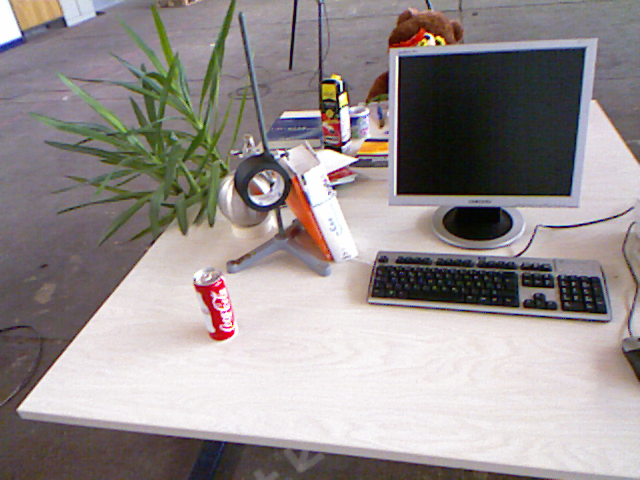
//> input picture ch7/1311867720.277071.png, 640 x 480 px
$ ./feature_extraction 1311867720.277071.png 1311867787.522060.png   (built with g++ and OpenCV 4)
//> lines starting //> are read from the running program, lines starting //| are printed output that depends on the picture
#include <iostream>
// 引入opencv的core,feature2d,highgui的模块
// 注释掉的是opencv2的写法
#include <opencv2/core/core.hpp>
#include <opencv2/features2d/features2d.hpp>
#include <opencv2/highgui/highgui.hpp>

using namespace std;
using namespace cv;

int main ( int argc, char** argv )
{
    if ( argc != 3 )
    {
        cout<<"usage: feature_extraction img1 img2"<<endl;
        return 1;
    }
    //-- 读取图像，所以在命令行要给予输入，这里的CV_LOAD_IMAGE_COLOR也可以改成1
    Mat img_1 = imread ( argv[1], CV_LOAD_IMAGE_COLOR );
//> img_1 is the input picture: 480 rows x 640 cols, CV_8UC3; mean B, G, R 142.6, 142.8, 150.3
    Mat img_2 = imread ( argv[2], CV_LOAD_IMAGE_COLOR );
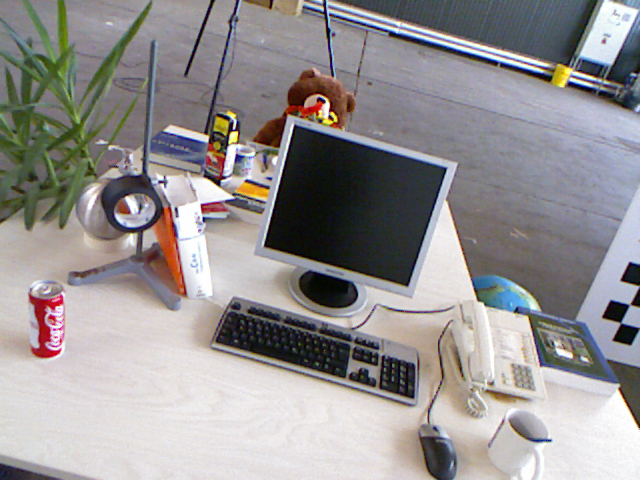
//> input picture ch7/1311867787.522060.png, 640 x 480 px
//> img_2 is the input picture: 480 rows x 640 cols, CV_8UC3; mean B, G, R 146.7, 146.1, 149.6

    //-- 初始化，以vector的形式存储keypoints，类型是cv::KeyPoint
    std::vector<KeyPoint> keypoints_1, keypoints_2;
    Mat descriptors_1, descriptors_2;
    // 分别创建FAST角点，ORB的BRIEF描述子，以及匹配的对象，都是以指针的形式
    // 默认检测500个特征点，可以用creat(1000)来改变检测的数量
    // Ptr<FeatureDetector> detector = FeatureDetector::create(detector_name);
    // Ptr<DescriptorExtractor> descriptor = DescriptorExtractor::create(descriptor_name);
    Ptr<FeatureDetector> detector = ORB::create();
    Ptr<DescriptorExtractor> descriptor = ORB::create();
    // 由于用的特征是ORB，descriptor是二进制的，所以使用汉明距离，而且这里直接就是暴力穷举
    Ptr<DescriptorMatcher> matcher  = DescriptorMatcher::create ( "BruteForce-Hamming" );

    // detector是指针，所以用->表示*detector.
    // detect和compute都是结构体里的函数
    //-- 第一步:检测 Oriented FAST 角点位置
    detector->detect ( img_1,keypoints_1 );
//> keypoints_1 = 500 keypoints; strongest (x, y, size): (428, 37, 31), (427, 37, 37.2), (344, 143, 31), (436, 42, 37.2)
    detector->detect ( img_2,keypoints_2 );
//> keypoints_2 = 500 keypoints; strongest (x, y, size): (236, 132, 31), (324, 101, 31), (331, 110, 31), (323, 101, 37.2)

    //-- 第二步:根据角点位置计算 BRIEF 描述子
    // 这里descriptors是OpenCV的OutputArray属性
    descriptor->compute ( img_1, keypoints_1, descriptors_1 );
    descriptor->compute ( img_2, keypoints_2, descriptors_2 );

    Mat outimg1;
    // opencv的自带visualization函数
    drawKeypoints( img_1, keypoints_1, outimg1, Scalar::all(-1), DrawMatchesFlags::DEFAULT );
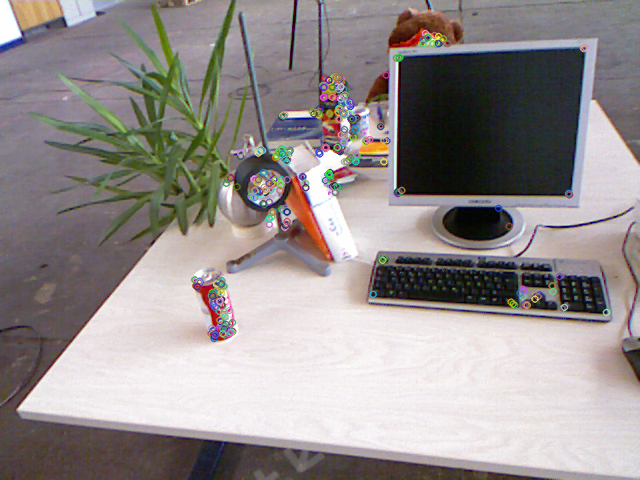
//> outimg1: 480 rows x 640 cols, CV_8UC3; mean B, G, R 142.5, 142.8, 149.6
    imshow("ORB Feature Points", outimg1);
    waitKey(0);
    Mat outimg2;
    drawKeypoints( img_2, keypoints_2, outimg2, Scalar::all(-1), DrawMatchesFlags::DEFAULT );
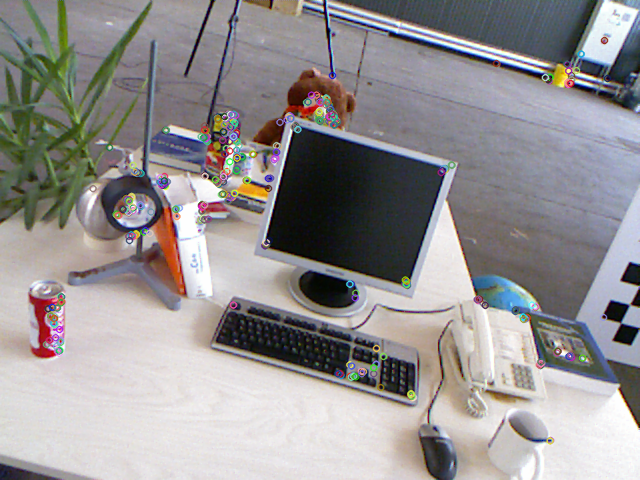
//> outimg2: 480 rows x 640 cols, CV_8UC3; mean B, G, R 146.7, 146, 149.3
    imshow("ORB Feature Points", outimg2);
    waitKey(0);

    //-- 第三步:对两幅图像中的BRIEF描述子进行匹配，使用 Hamming 距离
    // DMatch是cv里定义的class，用来匹配特征点，是private的
    vector<DMatch> matches;
    // BFMatcher matcher ( NORM_HAMMING );
    matcher->match ( descriptors_1, descriptors_2, matches );
//> matches = 500 matches

    //-- 第四步:匹配点对筛选
    // 这一步很重要，相当于加一个threshold
    double min_dist=10000, max_dist=0;

    // 找出所有匹配之间的最小距离和最大距离, 即是最相似的和最不相似的两组点之间的距离
    // 在doc里写了，descriptors是按行排列的
    // row=500, col=32，即找到了500个匹配，每个描述子的维度应该是32维
    cout<<"row is "<<descriptors_1.rows<<endl;
//| row is 500
    cout<<"col is "<<descriptors_1.cols<<endl;
//| col is 32
    for ( int i = 0; i < descriptors_1.rows; i++ )
    {
        // matches中的distance值表示descriptor之间的距离
        double dist = matches[i].distance;
        // 寻找最小和最大值
        if ( dist < min_dist ) min_dist = dist;
        if ( dist > max_dist ) max_dist = dist;
    }
//> this loop made 500 passes
//> (dist, min_dist, max_dist) on pass 1: (62, 62, 62)
//> (dist, max_dist) on passes 5, 7, 10, 15, 79, 93: (74, 74), (75, 75), (78, 78), (82, 82), (83, 83), (86, 86)
//> after the loop, min_dist = 11; max_dist = 95

    // 以下是上面部分代码利用C++11新特性后的简写版，用到了lambda函数
    // 用法：[ captures ] ( params ) { body }, captures can be omitted, body is Function body
    // 具体见：https://en.cppreference.com/w/cpp/language/lambda
    // min_element是std::vector的Iterator
    // 用begin和end表示range，从而找到matches里的最小距离
    // 这里要用const的原因是，在比较过程中，不允许修改内容
    min_dist = min_element( matches.begin(), matches.end(), [](const DMatch& m1, const DMatch& m2) {return m1.distance<m2.distance;} )->distance;
    max_dist = max_element( matches.begin(), matches.end(), [](const DMatch& m1, const DMatch& m2) {return m1.distance<m2.distance;} )->distance;

    printf ( "-- Max dist : %f \n", max_dist );
//| -- Max dist : 95.000000
    printf ( "-- Min dist : %f \n", min_dist );
//| -- Min dist : 11.000000

    // 当描述子之间的距离大于两倍的最小距离时,即认为匹配有误.
    // 但有时候最小距离会非常小,设置一个经验值30作为下限.
    std::vector< DMatch > good_matches;
    for ( int i = 0; i < descriptors_1.rows; i++ )
    {
        // 注意这里是30.0，如果是30就会报错，因为max要求输入double型
        if ( matches[i].distance <= max ( 2*min_dist, 30.0 ) )
        {
            // 保存好的结果，且只保存距离信息，内含index信息
            good_matches.push_back ( matches[i] );
        }
    }
//> after the loop, good_matches = 72 matches

    //-- 第五步:绘制匹配结果
    Mat img_match;
    drawMatches ( img_1, keypoints_1, img_2, keypoints_2, matches, img_match );
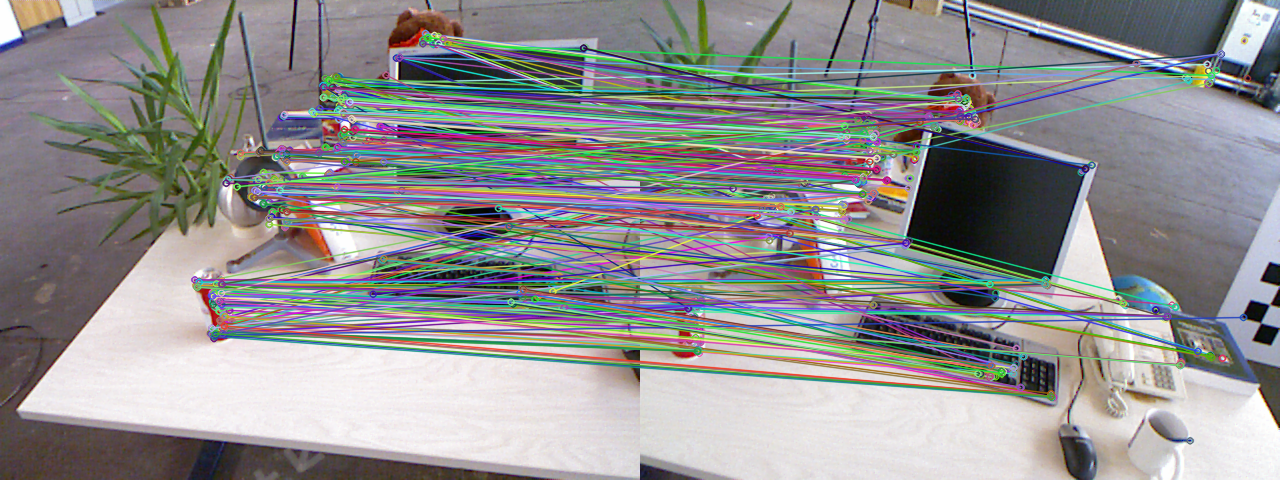
//> img_match: 480 rows x 1280 cols, CV_8UC3; mean B, G, R 145.8, 144.8, 145.9
    imshow ( "所有匹配点对", img_match );
    waitKey(0);
    Mat img_goodmatch;
    drawMatches ( img_1, keypoints_1, img_2, keypoints_2, good_matches, img_goodmatch );
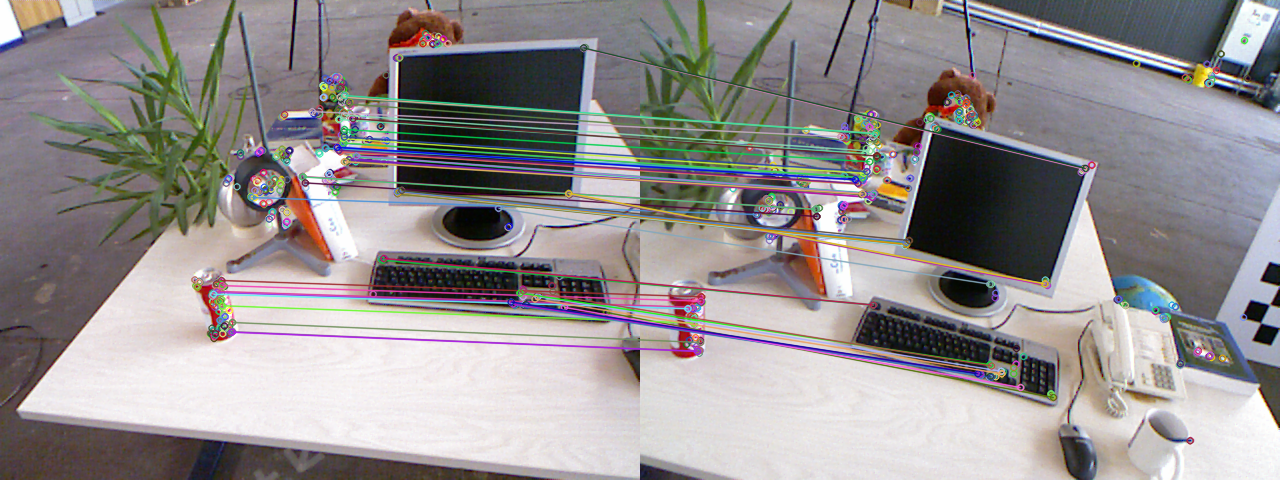
//> img_goodmatch: 480 rows x 1280 cols, CV_8UC3; mean B, G, R 145.1, 144.4, 149.1
    imshow ( "优化后匹配点对", img_goodmatch );
    waitKey(0);

    return 0;
}
